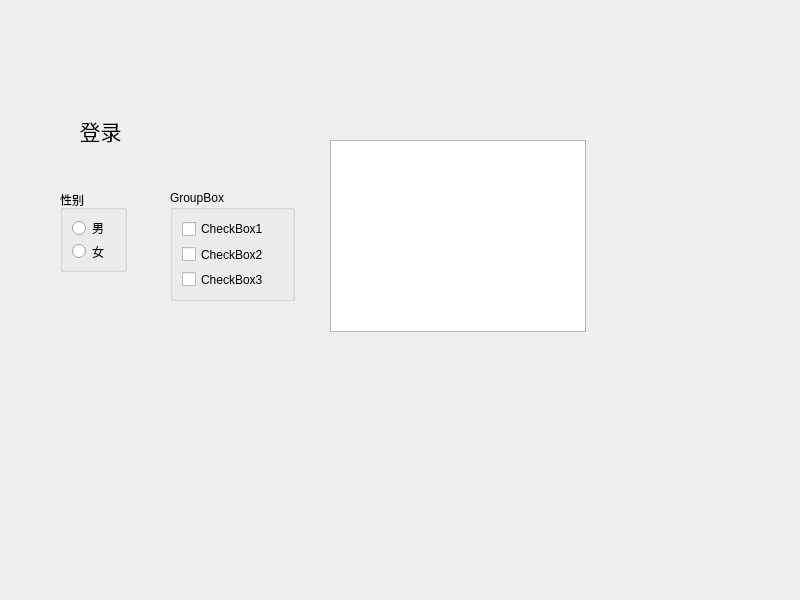
<?xml version="1.0" encoding="UTF-8"?>
<ui version="4.0">
 <class>Widget</class>
 <widget class="QWidget" name="Widget">
  <property name="geometry">
   <rect>
    <x>0</x>
    <y>0</y>
    <width>800</width>
    <height>600</height>
   </rect>
  </property>
  <property name="windowTitle">
   <string>Widget</string>
  </property>
  <widget class="QToolButton" name="toolButton">
   <property name="enabled">
    <bool>true</bool>
   </property>
   <property name="geometry">
    <rect>
     <x>60</x>
     <y>110</y>
     <width>81</width>
     <height>41</height>
    </rect>
   </property>
   <property name="font">
    <font>
     <family>Andale Mono</family>
     <pointsize>16</pointsize>
     <weight>50</weight>
     <bold>false</bold>
    </font>
   </property>
   <property name="text">
    <string>登录</string>
   </property>
   <property name="icon">
    <iconset resource="res.qrc">
     <normaloff>:/image/add@2x.png</normaloff>:/image/add@2x.png</iconset>
   </property>
   <property name="iconSize">
    <size>
     <width>32</width>
     <height>32</height>
    </size>
   </property>
   <property name="toolButtonStyle">
    <enum>Qt::ToolButtonTextBesideIcon</enum>
   </property>
   <property name="autoRaise">
    <bool>true</bool>
   </property>
  </widget>
  <widget class="QGroupBox" name="groupBox">
   <property name="geometry">
    <rect>
     <x>60</x>
     <y>190</y>
     <width>67</width>
     <height>82</height>
    </rect>
   </property>
   <property name="title">
    <string>性别</string>
   </property>
   <layout class="QVBoxLayout" name="verticalLayout">
    <item>
     <widget class="QRadioButton" name="radioButtonMan">
      <property name="text">
       <string>男</string>
      </property>
     </widget>
    </item>
    <item>
     <widget class="QRadioButton" name="radioButtonWomen">
      <property name="text">
       <string>女</string>
      </property>
     </widget>
    </item>
   </layout>
  </widget>
  <widget class="QGroupBox" name="groupBox_2">
   <property name="geometry">
    <rect>
     <x>170</x>
     <y>190</y>
     <width>125</width>
     <height>111</height>
    </rect>
   </property>
   <property name="title">
    <string>GroupBox</string>
   </property>
   <layout class="QVBoxLayout" name="verticalLayout_3">
    <item>
     <layout class="QVBoxLayout" name="verticalLayout_2">
      <item>
       <widget class="QCheckBox" name="checkBox">
        <property name="text">
         <string>CheckBox1</string>
        </property>
       </widget>
      </item>
      <item>
       <widget class="QCheckBox" name="checkBox_2">
        <property name="text">
         <string>CheckBox2</string>
        </property>
       </widget>
      </item>
      <item>
       <widget class="QCheckBox" name="checkBox_3">
        <property name="text">
         <string>CheckBox3</string>
        </property>
        <property name="tristate">
         <bool>true</bool>
        </property>
       </widget>
      </item>
     </layout>
    </item>
   </layout>
  </widget>
  <widget class="QListWidget" name="listWidget">
   <property name="geometry">
    <rect>
     <x>330</x>
     <y>140</y>
     <width>256</width>
     <height>192</height>
    </rect>
   </property>
  </widget>
 </widget>
 <resources>
  <include location="res.qrc"/>
 </resources>
 <connections/>
</ui>
